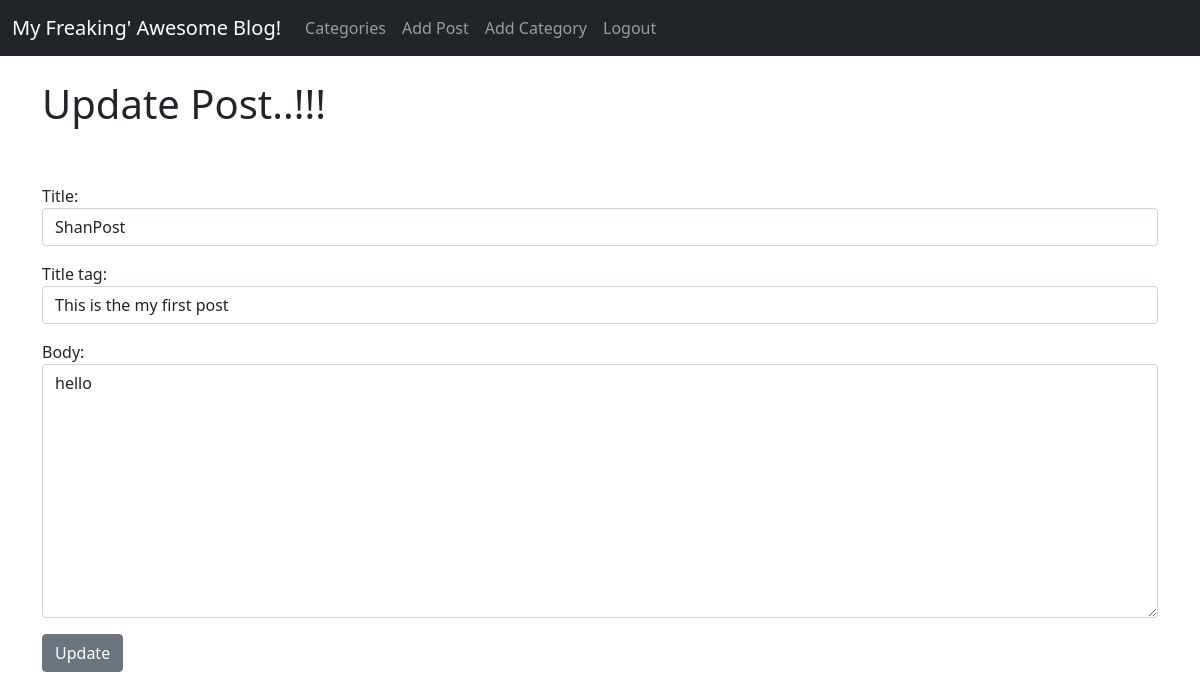
Screenshot of /article/edit/9 (signed in) with the database file from the repository.
### myblog/models.py (models this page shows, shortened)
class Post(models.Model):
    title = models.CharField(max_length=255)
    title_tag = models.CharField(max_length=255)
    author = models.ForeignKey(User,on_delete=models.CASCADE)
    body = RichTextField(blank=True,null=True)
    post_date = models.DateField(auto_now_add = True)
    category = models.CharField(max_length=255,default='coding')
    likes = models.ManyToManyField(User,related_name='blog_posts')

### myblog/views.py (the view)
# urls.py: path('article/edit/<int:pk>',UpdatePostView.as_view(),name='update_post'),
class UpdatePostView(UpdateView):
    model = Post
    form_class = EditForm
    template_name = 'update_post.html'

### myblog/forms.py
class EditForm(forms.ModelForm):
    class Meta:
        model = Post
        fields = ('title','title_tag','body')
        widgets = {
            'title' : forms.TextInput(attrs={'class':'form-control'}),
            'title_tag' : forms.TextInput(attrs={'class':'form-control'}),
            'body' : forms.Textarea(attrs={'class':'form-control'}),
        }

### myblog/templates/update_post.html (shortened to what this page needs)
{% extends 'base.html' %}
{% block content %}
{% if user.is_authenticated %}
   {% if user.id == post.author.id %}
        <h1>Update Post..!!!</h1>
        <br><br>
        <div class="form-group">
        <form  method="post">
            {{form.as_p}}
            <button class="btn btn-secondary">Update</button>
        </form>
        </div>
    {% else %}
       You're not allowed here !(and you know it)
    {% endif %}
{% else %}
You're not allowed here !(and you know it)
{% endif %}
{% endblock %}

### rows the page displays
Post: title "ShanPost", title_tag "This is the my first post", body "hello"
